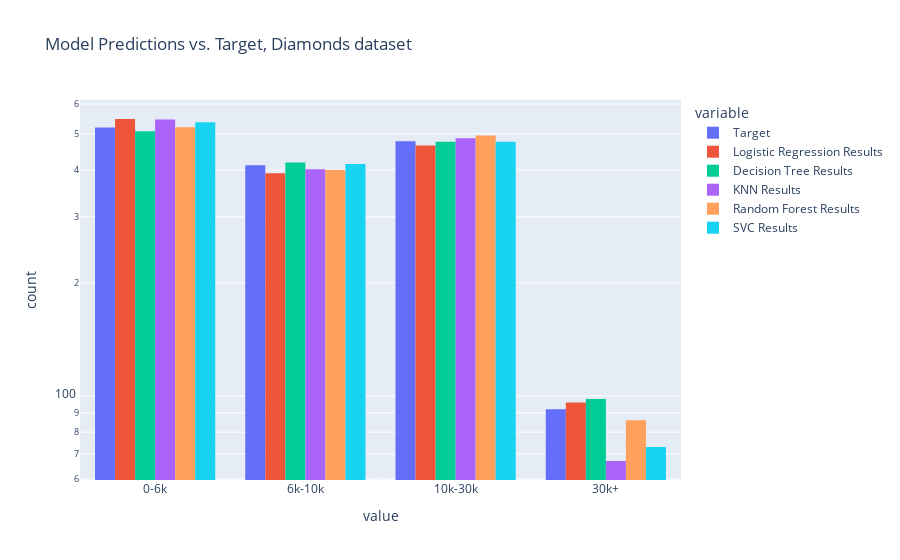

The notebook cell this image was saved under:
### Code cell
diamonds_predicted.plot(kind = 'hist',
                barmode = 'group',
                log_y = True,
                title = 'Model Predictions vs. Target, Diamonds dataset',
                height = 600)

### Figure 1 — Plotly figure (JSON) as saved in the notebook; plotly's stock layout.template omitted (floating-point values rounded to 4 significant figures; data arrays with more than 128 entries replaced by an {"elided": "..."} marker saying what was removed)
{"data": [{"alignmentgroup": "True", "bingroup": "x", "hovertemplate": "variable=Target<br>value=%{x}<br>count=%{y}<extra></extra>", "legendgroup": "Target", "marker": {"color": "#636efa", "pattern": {"shape": ""}}, "name": "Target", "offsetgroup": "Target", "orientation": "v", "showlegend": true, "type": "histogram", "x": {"elided": "1500 str values"}, "xaxis": "x", "yaxis": "y"}, {"alignmentgroup": "True", "bingroup": "x", "hovertemplate": "variable=Logistic Regression Results<br>value=%{x}<br>count=%{y}<extra></extra>", "legendgroup": "Logistic Regression Results", "marker": {"color": "#EF553B", "pattern": {"shape": ""}}, "name": "Logistic Regression Results", "offsetgroup": "Logistic Regression Results", "orientation": "v", "showlegend": true, "type": "histogram", "x": {"elided": "1500 str values"}, "xaxis": "x", "yaxis": "y"}, {"alignmentgroup": "True", "bingroup": "x", "hovertemplate": "variable=Decision Tree Results<br>value=%{x}<br>count=%{y}<extra></extra>", "legendgroup": "Decision Tree Results", "marker": {"color": "#00cc96", "pattern": {"shape": ""}}, "name": "Decision Tree Results", "offsetgroup": "Decision Tree Results", "orientation": "v", "showlegend": true, "type": "histogram", "x": {"elided": "1500 str values"}, "xaxis": "x", "yaxis": "y"}, {"alignmentgroup": "True", "bingroup": "x", "hovertemplate": "variable=KNN Results<br>value=%{x}<br>count=%{y}<extra></extra>", "legendgroup": "KNN Results", "marker": {"color": "#ab63fa", "pattern": {"shape": ""}}, "name": "KNN Results", "offsetgroup": "KNN Results", "orientation": "v", "showlegend": true, "type": "histogram", "x": {"elided": "1500 str values"}, "xaxis": "x", "yaxis": "y"}, {"alignmentgroup": "True", "bingroup": "x", "hovertemplate": "variable=Random Forest Results<br>value=%{x}<br>count=%{y}<extra></extra>", "legendgroup": "Random Forest Results", "marker": {"color": "#FFA15A", "pattern": {"shape": ""}}, "name": "Random Forest Results", "offsetgroup": "Random Forest Results", "orientation": "v", "showlegend": true, "type": "histogram", "x": {"elided": "1500 str values"}, "xaxis": "x", "yaxis": "y"}, {"alignmentgroup": "True", "bingroup": "x", "hovertemplate": "variable=SVC Results<br>value=%{x}<br>count=%{y}<extra></extra>", "legendgroup": "SVC Results", "marker": {"color": "#19d3f3", "pattern": {"shape": ""}}, "name": "SVC Results", "offsetgroup": "SVC Results", "orientation": "v", "showlegend": true, "type": "histogram", "x": {"elided": "1500 str values"}, "xaxis": "x", "yaxis": "y"}], "layout": {"autosize": true, "barmode": "group", "legend": {"title": {"text": "variable"}, "tracegroupgap": 0}, "title": {"text": "Model Predictions vs. Target, Diamonds dataset"}, "xaxis": {"anchor": "y", "autorange": true, "domain": [0, 1], "range": [-0.5, 3.5], "title": {"text": "value"}, "type": "category"}, "yaxis": {"anchor": "x", "autorange": true, "domain": [0, 1], "range": [1.775, 2.789], "title": {"text": "count"}, "type": "log"}}}
